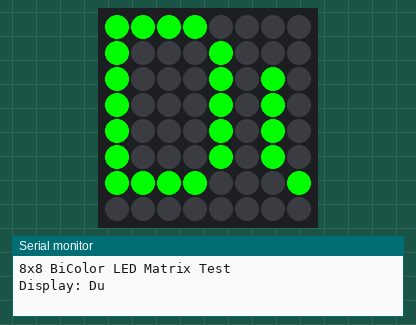
Recording of a sketch running on a simulated Arduino Uno, built with avr-gcc and run on an emulated ATmega328P. Parts: 8×8 RGB LED matrix (first LED top left, wired row by row), the last lines printed to the serial monitor.

Above: at 0.05 s.
At 1.4 s:
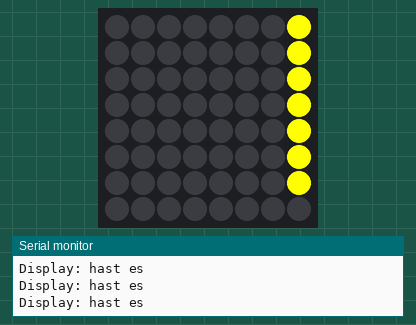
At 4.41 s:
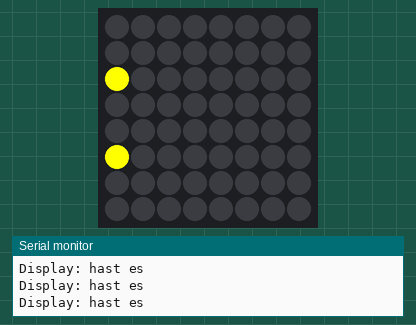
At 7.52 s:
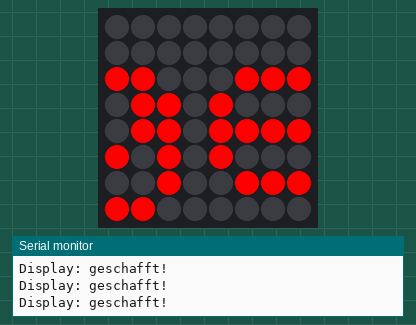
At 10.65 s:
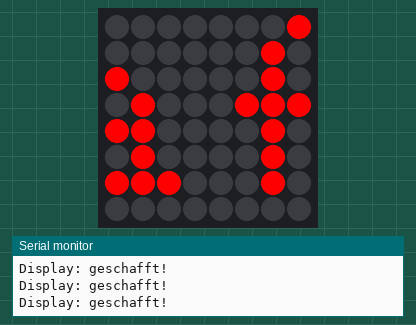
At 13.7 s:
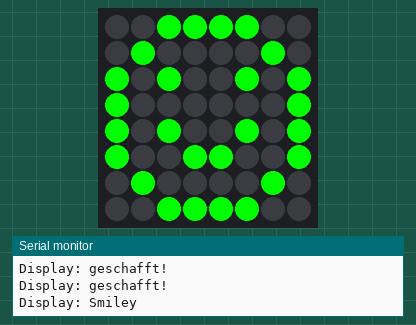

Measured:
- by itself, everything shown: repeats every 15.6 s, in 127 steps
- what the display in image 5 shows lasts 2.0 s, from 13.6 s to 15.6 s

The sketch:

Bicolor_Matrix_Test.ino
```cpp
//Unter Verwendung der Adafuit GFX und Adafruit LEDBackpack Library
//https://github.com/adafruit/Adafruit-GFX-Library/archive/master.zip
//https://github.com/adafruit/Adafruit_LED_Backpack/archive/master.zip

#include <Wire.h>
#include <Adafruit_GFX.h>
#include "Adafruit_LEDBackpack.h"

Adafruit_BicolorMatrix matrix = Adafruit_BicolorMatrix();

void setup() {
  Serial.begin(9600);
  Serial.println("8x8 BiColor LED Matrix Test");
  matrix.setRotation(0);
  matrix.begin(0x70);
}

static const uint8_t PROGMEM
  smiley[] =
  { B00111100,
    B01000010,
    B10100101,
    B10000001,
    B10100101,
    B10011001,
    B01000010,
    B00111100 };

void loop() {
  matrix.setTextWrap(false);
  matrix.setTextColor(LED_GREEN);
  for (int8_t x=0; x>=-10; x--) {
    matrix.clear();
    matrix.setCursor(x,0);
    matrix.print("Du");
    matrix.writeDisplay();
    Serial.println("Display: Du");
    delay(100);
  }
  matrix.setTextWrap(false);
  matrix.setTextColor(LED_YELLOW);
  for (int8_t x=9; x>=-40; x--) {
    matrix.clear();
    matrix.setCursor(x,0);
    matrix.print("hast es");
    matrix.writeDisplay();
    Serial.println("Display: hast es");
    delay(100);
  }
  matrix.setTextWrap(false);
  matrix.setTextColor(LED_RED);
  for (int8_t x=9; x>=-60; x--) {
    matrix.clear();
    matrix.setCursor(x,0);
    matrix.print("geschafft!");
    matrix.writeDisplay();
    Serial.println("Display: geschafft!");
    delay(100);
  }
  matrix.clear();
  matrix.drawBitmap(0, 0, smiley, 8, 8, LED_GREEN);
  matrix.writeDisplay();
  Serial.println("Display: Smiley");
  delay(2000);

}
```
